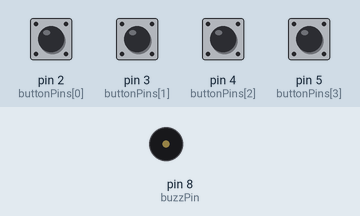
The sketch below on a simulated Arduino Uno, built with avr-gcc and run on an emulated ATmega328P. Shown: buzzer (waves = sounding). The inputs (shaded band) are chosen by the test bench; at power-on: pin 2 (buttonPins[0]), pin 3 (buttonPins[1]), pin 4 (buttonPins[2]), pin 5 (buttonPins[3]) LOW.

Above: at 1.2 s.
1.3 s: pin 2 (buttonPins[0]) pulled HIGH for 1 s
At 1.7 s:
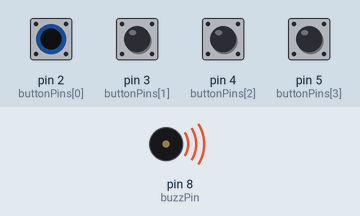
Timing chart, 0 to 4.3 s (numbered marks = the images above; inputs shaded):
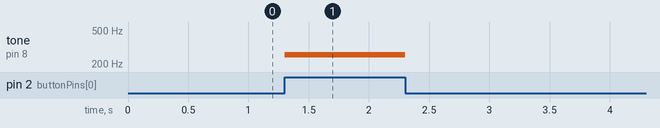

The sketch:

mini_piano.ino
```cpp
// Global variables
int buttonPins[] = {2, 3, 4, 5};
int frequencies[] = {256, 288, 324, 342};
int buzzPin = 8;

// Setup
void setup() {
  // Init pins
  pinMode(buttonPins[0], INPUT);
  pinMode(buttonPins[1], INPUT);
  pinMode(buttonPins[2], INPUT);
  pinMode(buttonPins[3], INPUT);
  pinMode(buzzPin, OUTPUT);
}

// Loop
void loop() {
  for (int i=0; i<4; i++) {
    if (digitalRead(buttonPins[i]) == HIGH) {
      tone(buzzPin, frequencies[i]);
      delay(500);
      noTone(buzzPin);
      break;
    }
  }
}
```

Measured:
- after the input at 1.3 s, tone on pin 8 (buzzPin): silent → 256 Hz at once, → silent 1.0 s later
